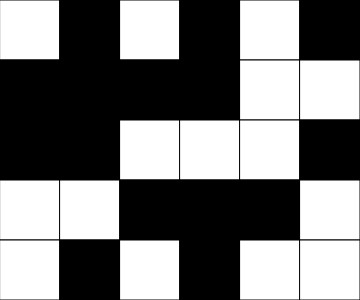
Frame 1 (no input)
Frame 60 (no input): identical to frame 1, image omitted
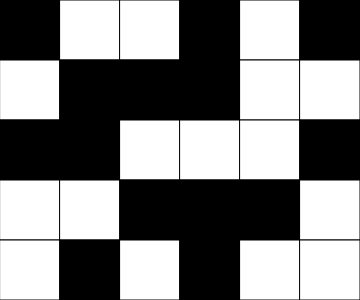
Frame 120 (the mouse pressed at the canvas centre since frame 60)

The p5.js sketch that drew these frames (run headless with seeded random() and noise() and a simulated clock; from frame 60 on, the mouse is pressed at the canvas centre):

// p5.js sketch
// ── sketch.js
// Project Title
// Your Name
// Date
//
// Extra for Experts:
// - describe what you did to take this project "above and beyond"


let grid = [
  [0,   0,   0,   255,  0,  255],
  [255, 0, 255,   0,    255,  0],
  [0,   0,   0,   0,    0,  255],
  [255, 255, 255, 255,  255,  0],
  [0,   255, 0,   0,    0,  255]
];
let rows = grid.length;
let cols = grid[0].length;
let tileSize = 60;
let currentRow, currentCol;

function setup() {
  createCanvas(cols*tileSize, rows*tileSize);
  randomizeGrid();
}

function draw() {
  background(220);
  determineActive();
  renderGrid();
  textSize(20);
  fill(255,0,0);
  //text(getCurrentX()+","+getCurrentY(),mouseX, mouseY)

  if(checkwin())
  {
    fill(100);
    textSize(60);
    text("YOU WIN!!", 30, height - 30);
  }
}


function mousePressed(){
  // cross-shaped pattern flips on a mouseclick. Boundary conditions are checked within the flip function to ensure in-bounds access for array

  if (keyIsDown(SHIFT)){   // if it is shift, Only the current flip is executed
    flip (currentCol, currentRow);
    return;
  }
    flip(currentCol, currentRow);
    flip(currentCol-1, currentRow);
    flip(currentCol+1, currentRow);
    flip(currentCol, currentRow-1);
    flip(currentCol, currentRow+1);
}

function determineActive(){
  // An expression to run each frame to determine where the mouse currently is.
  currentRow = int(mouseY / tileSize);
  currentCol = int(mouseX / tileSize);
}




function flip(x,y){
  // Check boundary conditions before flipping
  if(x < 0 || x >= cols || y < 0 || y >= rows) return;
  
  if(grid[y][x] === 0) grid[y][x] = 255;
  else grid[y][x] = 0;
}

function renderGrid(){
  // intepret the data stored in 2D array (grid) and
  // draw a matrix of squares to reflect it
  for(let y = 0; y < rows; y++){ //y:0 1 2 3 4
    for(let x = 0; x < cols; x++){ //x: 0 1 2 3 4 5
      let fillColor = grid[y][x];
      fill(fillColor);
      square(x*tileSize, y*tileSize, tileSize);
    }
  }
}


function getCurrentX(){
  //determine the current col position of mouse
  let constrainedX = constrain(mouseX, 0, width-1);
  return floor(constrainedX / tileSize);
}

function getCurrentY(){
  //determine the current row position of mouse
  let constrainedY = constrain(mouseY, 0, height-1);
  return floor(constrainedY / tileSize);
}


function checkwin()
{
  let firstValue = grid[0][0];
  for(let y = 0; y< rows; y++)
  {
    for(let x = 0; x < cols; x++)
    {
      if(grid[y][x] != firstValue)
      {
        return false;
      }

    }
  }
  return true;
}

function randomizeGrid()
{
  for(let y = 0; y< rows; y++)
  {
    for(let x = 0; x < cols; x++)
    {
      grid[y][x] = random([0,255]);
    }
  }
}
